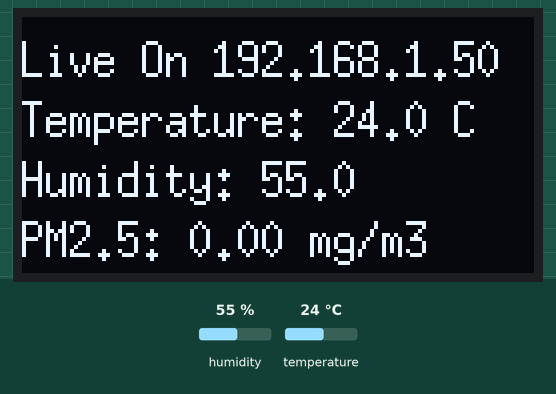
Simulated run of this sketch. Board: ESP32. On the bench: 128×64 one-colour display. The inputs (shaded band) are chosen by the test bench; at power-on: humidity 55 %, temperature 24 °C. WiFi joins after 1.5 s; servers stay silent unless stated.

Above: at 2.7 s.
2.8 s: humidity set to 22 %
At 4.6 s:
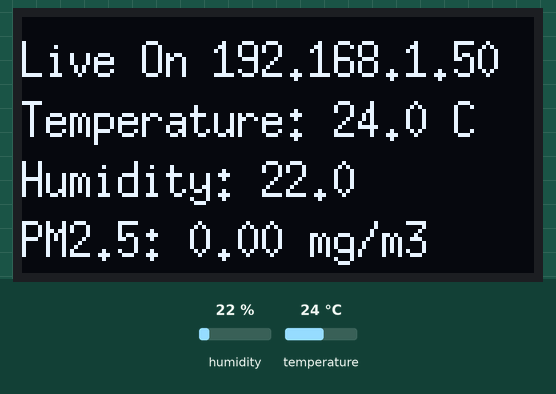
5.1 s: temperature set to 12 °C
At 6.3 s:
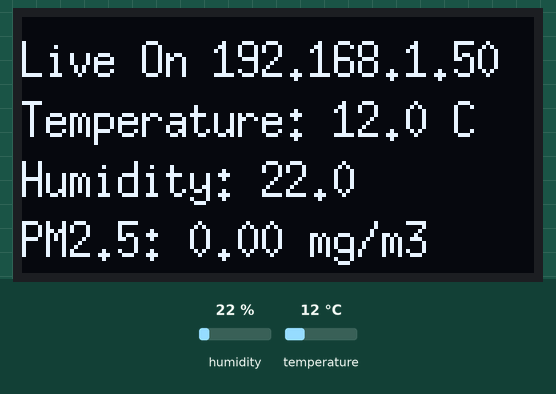
7.2 s: humidity set to 40 %
At 8.1 s:
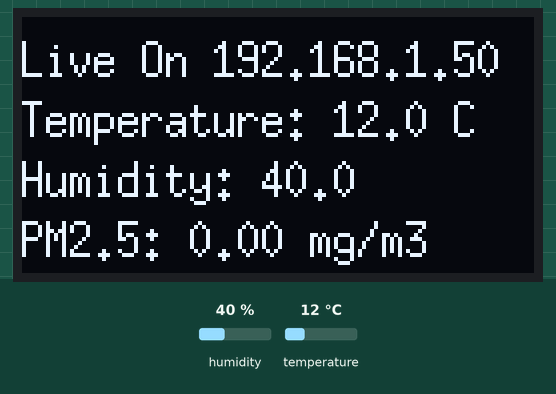
9.2 s: temperature set to 19 °C
Timing chart, 0 to 12.2 s (numbered marks = the images above; inputs shaded):
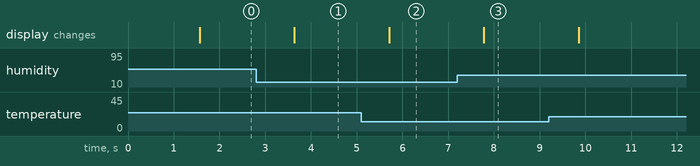

The sketch:

lgz_weatherbox_web.ino
```cpp
#include "DHTesp.h"
#include <U8g2lib.h>
#include <Wire.h>
#include <WiFi.h>
#include <WebServer.h>
#include <Ticker.h>
#include "website.h"

// Display Objects
U8G2_SSD1306_128X64_NONAME_1_HW_I2C u8g2(U8G2_R0, U8X8_PIN_NONE);
// Sensors  Objects
DHTesp dht;
const byte dhtPin = 17;
// WiFi & WebServer
const char *ssid = "FBK_the_cutest_fox";
const char *password = "zsfv3210";
WebServer server(80);
unsigned int ip[4];
// Values
float pm25 = 0;
double temp = 0, humi = 0;
// MultiProcessing
Ticker ticker01;

// WebServer Functions
void handle_notFound() {
    server.send(404, "text/html; charset=UTF-8", "404 Not Found");
}

void handle_api_data() {
    char buffer[256] = {0};
    snprintf(buffer, sizeof(buffer), "{\"temperature\": \"%.2f\", \"humidity\": \"%.2f\", \"pm25\": \"%.2f\"}", temp, humi, pm25);

    server.send(200, "text/html; charset=UTF-8", buffer);
}

void handle_index() {
    server.send(200, "text/html; charset=UTF-8", HTML);
}

void handleServer() {
    server.handleClient();
}

void setup() {
    // Open U8g2
    u8g2.begin();
    u8g2.enableUTF8Print();
    u8g2.setFont(u8g2_font_6x13_tr);

    // DHT Setup
    dht.setup(dhtPin, DHTesp::DHT11);

    // Serials
    Serial.begin(115200);
    Serial2.begin(2400);

    // WiFi
    WiFi.begin(ssid, password);

    u8g2.firstPage();
    do {
        u8g2.drawStr(0, 15, "Connecting...");
    } while (u8g2.nextPage());
    while (WiFi.status() != WL_CONNECTED);
    for (int i = 0; i < 4; i++) {
        ip[i] = WiFi.localIP()[i];
    }

    // WebServer
    server.onNotFound(handle_notFound);
    server.on("/api/data", handle_api_data);
    server.on("/", handle_index);
    server.begin();

    // MultiProcessing
    ticker01.attach_ms(1, handleServer);
}

float GetPM25Data()//讀取PM2.5感測器，鮑率：2400; 檢查位元：無; 停止位元：1 位;資料位元：8; 數據包長度為7位元組
{
    int cnt,pmval,readcmd[7];
    unsigned char gdata,eFlag,rbytes=0; // eFlag 指示資料傳輸狀態的旗標
    float pm25;
    cnt=0;
    eFlag =0;
    while(Serial2.available()>0) {
        gdata = Serial2.read();//保存接收字符

        if(gdata==0xAA && eFlag==0) { eFlag=1 ; };  //起始位是0xAA
        if(eFlag==1) readcmd[rbytes++]=gdata;
        cnt++;
        if(cnt>100) return 0;
        if(rbytes==7)  break; //一共7組數據
    }

    if(rbytes==0) return 0;
    // readcmd [ 0xAA , ? , ? , ? , ? , ? , 0xFF ]
    if(readcmd[6]!=0xFF) return 0;   //結束位元為OxFF

    pmval = readcmd[1];
    pmval<<=8;  //左移8位 Vout(H)*256
    pmval+=readcmd[2];  //Vout(H)*256+Vout(L)
    pm25 = pmval*5.0/1024.0;//計算PM2.5值，：Vout=(Vout(H)*256+Vout(L))/1024*5
    pm25/=3.5;  //係数3.5
    // for (rbytes = 0; rbytes < 7;rbytes++ ){
    //   Serial.println(readcmd[rbytes]);
    // }
    // Serial.println();
    return pm25;
}

void loop() {
    TempAndHumidity lastValues = dht.getTempAndHumidity();
    temp = lastValues.temperature;
    humi = lastValues.humidity;

    pm25 = GetPM25Data();
    // Serial.printf("%.2fmg/m3\n", pm25);   //输出PM2.5的值

    char buf[16] = {0};

    u8g2.firstPage();
    u8g2.setFont(u8g2_font_6x13_tr);
    do {
        u8g2.setCursor(0, 15);
        u8g2.printf("Live On %d.%d.%d.%d", ip[0], ip[1], ip[2], ip[3]);

        u8g2.setCursor(0, 30);
        u8g2.printf("Temperature: %.1f C", temp);
        u8g2.setCursor(0, 45);
        u8g2.printf("Humidity: %.1f", humi);

        u8g2.setCursor(0, 60);
        u8g2.printf("PM2.5: %.2f mg/m3", pm25);
    } while (u8g2.nextPage());

    delay(1000);
}
```

website.h
```cpp
// HTML頭部
const char HTML[] = R"rawliteral(
<!DOCTYPE html>
<html lang="zh-TW">
<head>
    <meta charset="UTF-8">
    <meta name="viewport" content="width=device-width, initial-scale=1.0">
    <title>LGZ WeatherBox DashBoard</title>
    <style>
        body {
            font-family: Arial, sans-serif;
            display: flex;
            justify-content: center;
            align-items: center;
            height: 100vh;
            margin: 0;
            background-color: #f0f0f0;
        }
        .dashboard {
            background-color: white;
            padding: 20px;
            border-radius: 10px;
            box-shadow: 0 0 10px rgba(0,0,0,0.1);
        }
        .data-item {
            margin-bottom: 20px;
        }
        h1 {
            text-align: center;
            color: #333;
        }
    </style>
</head>
<body>
    <div class="dashboard">
        <h1>LGZ WeatherBox DashBoard</h1>
        <div class="data-item">
            <h2>Temperature: <span id="temperature">Loading...</span></h2>
        </div>
        <div class="data-item">
            <h2>Humidity: <span id="humidity">Loading...</span></h2>
        </div>
        <div class="data-item">
            <h2>PM2.5: <span id="pm25">Loading...</span></h2>
        </div>
    </div>

    <script src="https://cdnjs.cloudflare.com/ajax/libs/jquery/3.6.0/jquery.min.js"></script>
    <script>
        function updateData() {
            // 這裡應該是您的API端點
            $.ajax({
                url: '/api/data',
                method: 'GET',
                dataType: 'json',
                success: function(data) {
                    $('#temperature').text(data.temperature + ' °C');
                    $('#humidity').text(data.humidity + ' %');
                    $('#pm25').text(data.pm25 + ' µg/m³');
                },
                error: function() {
                    // alert('無法獲取數據，請稍後再試。');
                    const err = "Loading...";
                    $('#temperature').text(err + ' °C');
                    $('#humidity').text(err + ' %');
                    $('#pm25').text(err + ' µg/m³');
                }
            });
        }

        // 每60秒更新一次數據
        setInterval(updateData, 5000);

        // 頁面載入時立即更新數據
        updateData();
    </script>
</body>
</html>
)rawliteral";
```

Measured:
- after the input at 2.8 s, the display: changes after 0.84 s (image 1)
- after the input at 5.1 s, the display: changes after 0.61 s (image 2)
- after the input at 7.2 s, the display: changes after 0.58 s (image 3)
